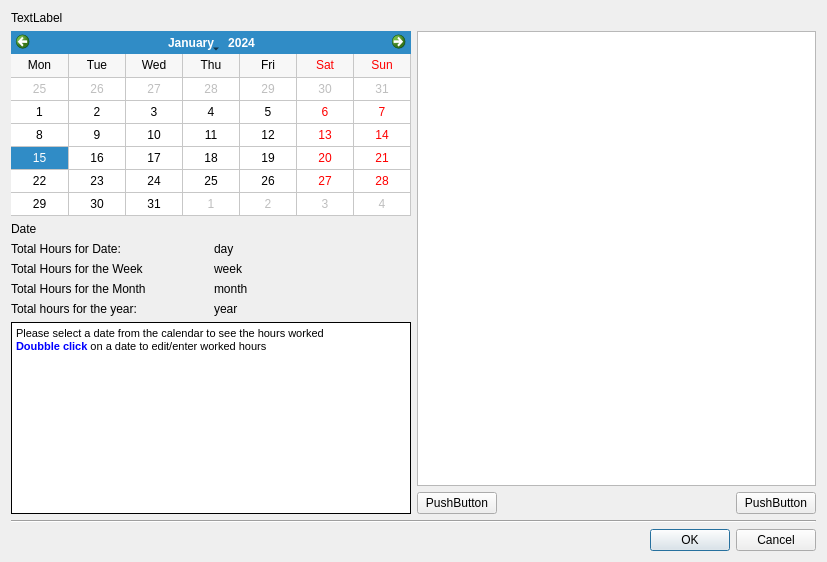
<ui version="4.0" >
 <class>atlasTimeDlg</class>
 <widget class="QDialog" name="atlasTimeDlg" >
  <property name="geometry" >
   <rect>
    <x>0</x>
    <y>0</y>
    <width>827</width>
    <height>562</height>
   </rect>
  </property>
  <property name="windowTitle" >
   <string>Dialog</string>
  </property>
  <layout class="QVBoxLayout" name="verticalLayout_3" >
   <item>
    <widget class="QLabel" name="headLabel" >
     <property name="text" >
      <string>TextLabel</string>
     </property>
    </widget>
   </item>
   <item>
    <layout class="QHBoxLayout" name="horizontalLayout_3" >
     <item>
      <layout class="QVBoxLayout" name="verticalLayout" >
       <item>
        <widget class="QCalendarWidget" name="timeCalendar" >
         <property name="sizePolicy" >
          <sizepolicy vsizetype="Expanding" hsizetype="Expanding" >
           <horstretch>0</horstretch>
           <verstretch>0</verstretch>
          </sizepolicy>
         </property>
         <property name="gridVisible" >
          <bool>true</bool>
         </property>
         <property name="verticalHeaderFormat" >
          <enum>QCalendarWidget::NoVerticalHeader</enum>
         </property>
        </widget>
       </item>
       <item>
        <layout class="QGridLayout" name="gridLayout" >
         <item row="0" column="0" colspan="2" >
          <widget class="QLabel" name="label_2" >
           <property name="text" >
            <string>Date</string>
           </property>
          </widget>
         </item>
         <item row="1" column="0" >
          <widget class="QLabel" name="label_3" >
           <property name="text" >
            <string>Total Hours for Date:</string>
           </property>
          </widget>
         </item>
         <item row="1" column="1" >
          <widget class="QLabel" name="dayLable" >
           <property name="text" >
            <string>day</string>
           </property>
          </widget>
         </item>
         <item row="2" column="0" >
          <widget class="QLabel" name="label_4" >
           <property name="text" >
            <string>Total Hours for the Week</string>
           </property>
          </widget>
         </item>
         <item row="2" column="1" >
          <widget class="QLabel" name="weekLabel" >
           <property name="text" >
            <string>week</string>
           </property>
          </widget>
         </item>
         <item row="3" column="0" >
          <widget class="QLabel" name="label_5" >
           <property name="text" >
            <string>Total Hours for the Month</string>
           </property>
          </widget>
         </item>
         <item row="3" column="1" >
          <widget class="QLabel" name="monthLabel" >
           <property name="text" >
            <string>month</string>
           </property>
          </widget>
         </item>
         <item row="4" column="0" >
          <widget class="QLabel" name="label_7" >
           <property name="text" >
            <string>Total hours for the year:</string>
           </property>
          </widget>
         </item>
         <item row="4" column="1" >
          <widget class="QLabel" name="yearLabel" >
           <property name="text" >
            <string>year</string>
           </property>
          </widget>
         </item>
        </layout>
       </item>
       <item>
        <widget class="QTextBrowser" name="helpTextBrowser" >
         <property name="frameShape" >
          <enum>QFrame::Box</enum>
         </property>
         <property name="frameShadow" >
          <enum>QFrame::Plain</enum>
         </property>
         <property name="verticalScrollBarPolicy" >
          <enum>Qt::ScrollBarAlwaysOff</enum>
         </property>
         <property name="html" >
          <string>&lt;!DOCTYPE HTML PUBLIC "-//W3C//DTD HTML 4.0//EN" "http://www.w3.org/TR/REC-html40/strict.dtd">
&lt;html>&lt;head>&lt;meta name="qrichtext" content="1" />&lt;style type="text/css">
p, li { white-space: pre-wrap; }
&lt;/style>&lt;/head>&lt;body style=" font-family:'Segoe UI'; font-size:8pt; font-weight:400; font-style:normal;">
&lt;p style=" margin-top:0px; margin-bottom:0px; margin-left:0px; margin-right:0px; -qt-block-indent:0; text-indent:0px;">Please select a date from the calendar to see the hours worked&lt;/p>
&lt;p style=" margin-top:0px; margin-bottom:0px; margin-left:0px; margin-right:0px; -qt-block-indent:0; text-indent:0px;">&lt;span style=" font-weight:600; color:#0000ff;">Doubble click&lt;/span> on a date to edit/enter worked hours&lt;/p>&lt;/body>&lt;/html></string>
         </property>
        </widget>
       </item>
      </layout>
     </item>
     <item>
      <layout class="QVBoxLayout" name="verticalLayout_2" >
       <item>
        <widget class="QTableWidget" name="hourTable" />
       </item>
       <item>
        <layout class="QHBoxLayout" name="horizontalLayout" >
         <item>
          <widget class="QPushButton" name="pushButton" >
           <property name="text" >
            <string>PushButton</string>
           </property>
          </widget>
         </item>
         <item>
          <spacer name="horizontalSpacer" >
           <property name="orientation" >
            <enum>Qt::Horizontal</enum>
           </property>
           <property name="sizeHint" stdset="0" >
            <size>
             <width>40</width>
             <height>20</height>
            </size>
           </property>
          </spacer>
         </item>
         <item>
          <widget class="QPushButton" name="pushButton_2" >
           <property name="text" >
            <string>PushButton</string>
           </property>
          </widget>
         </item>
        </layout>
       </item>
      </layout>
     </item>
    </layout>
   </item>
   <item>
    <widget class="Line" name="line" >
     <property name="orientation" >
      <enum>Qt::Horizontal</enum>
     </property>
    </widget>
   </item>
   <item>
    <layout class="QHBoxLayout" name="horizontalLayout_2" >
     <property name="sizeConstraint" >
      <enum>QLayout::SetMaximumSize</enum>
     </property>
     <item>
      <spacer name="horizontalSpacer_2" >
       <property name="orientation" >
        <enum>Qt::Horizontal</enum>
       </property>
       <property name="sizeHint" stdset="0" >
        <size>
         <width>648</width>
         <height>20</height>
        </size>
       </property>
      </spacer>
     </item>
     <item>
      <widget class="QDialogButtonBox" name="buttonBox" >
       <property name="orientation" >
        <enum>Qt::Horizontal</enum>
       </property>
       <property name="standardButtons" >
        <set>QDialogButtonBox::Cancel|QDialogButtonBox::Ok</set>
       </property>
      </widget>
     </item>
    </layout>
   </item>
  </layout>
 </widget>
 <resources/>
 <connections>
  <connection>
   <sender>buttonBox</sender>
   <signal>accepted()</signal>
   <receiver>atlasTimeDlg</receiver>
   <slot>accept()</slot>
   <hints>
    <hint type="sourcelabel" >
     <x>248</x>
     <y>254</y>
    </hint>
    <hint type="destinationlabel" >
     <x>157</x>
     <y>274</y>
    </hint>
   </hints>
  </connection>
  <connection>
   <sender>buttonBox</sender>
   <signal>rejected()</signal>
   <receiver>atlasTimeDlg</receiver>
   <slot>reject()</slot>
   <hints>
    <hint type="sourcelabel" >
     <x>316</x>
     <y>260</y>
    </hint>
    <hint type="destinationlabel" >
     <x>286</x>
     <y>274</y>
    </hint>
   </hints>
  </connection>
 </connections>
</ui>
